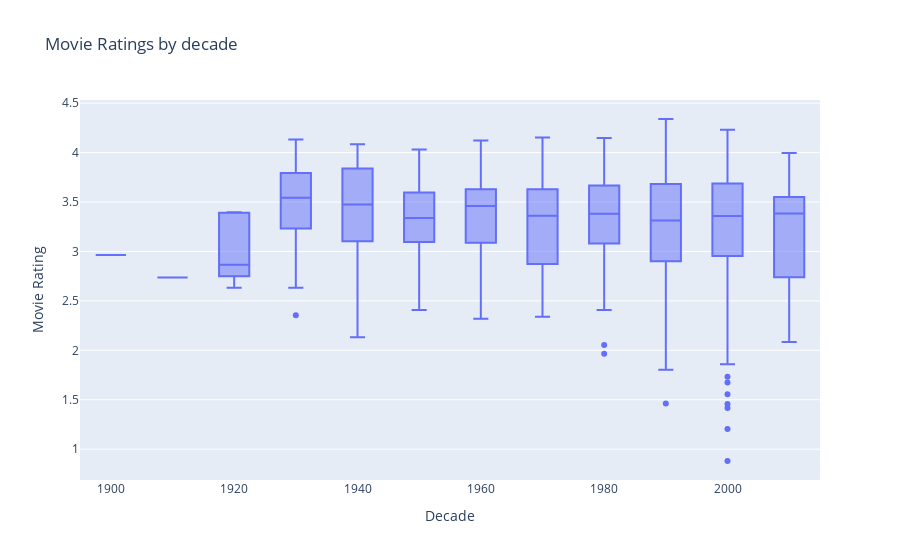

Write notebook code for a chart like this one.
### Code cell
# enable_plotly_in_cell()
trace = go.Box(
    x = movie_ratings[movie_ratings['decade'].notnull()]['decade'],
    y = movie_ratings[movie_ratings['decade'].notnull()]['rating'],
    
)
go.Figure(
    trace,
    layout_xaxis_title = "Decade",
    layout_yaxis_title = "Movie Rating",
    layout_title = "Movie Ratings by decade"
)

### Figure 1 — Plotly figure (JSON) as saved in the notebook; plotly's stock layout.template omitted (floating-point values rounded to 4 significant figures; data arrays with more than 128 entries replaced by an {"elided": "..."} marker saying what was removed)
{"data": [{"type": "box", "x": {"elided": "1296 int values"}, "y": {"elided": "1296 float values"}}], "layout": {"title": {"text": "Movie Ratings by decade"}, "xaxis": {"title": {"text": "Decade"}}, "yaxis": {"title": {"text": "Movie Rating"}}}}
